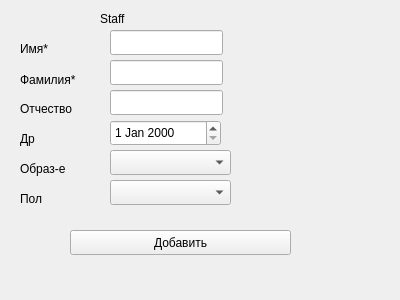
<?xml version="1.0" encoding="UTF-8"?>
<ui version="4.0">
 <class>ChangeCheck</class>
 <widget class="QWidget" name="ChangeCheck">
  <property name="geometry">
   <rect>
    <x>0</x>
    <y>0</y>
    <width>400</width>
    <height>300</height>
   </rect>
  </property>
  <property name="windowTitle">
   <string>Form</string>
  </property>
  <widget class="QLabel" name="label">
   <property name="geometry">
    <rect>
     <x>100</x>
     <y>10</y>
     <width>67</width>
     <height>17</height>
    </rect>
   </property>
   <property name="text">
    <string>Staff</string>
   </property>
  </widget>
  <widget class="QLineEdit" name="lineEdit">
   <property name="geometry">
    <rect>
     <x>110</x>
     <y>30</y>
     <width>113</width>
     <height>25</height>
    </rect>
   </property>
  </widget>
  <widget class="QLineEdit" name="lineEdit_2">
   <property name="geometry">
    <rect>
     <x>110</x>
     <y>60</y>
     <width>113</width>
     <height>25</height>
    </rect>
   </property>
  </widget>
  <widget class="QLineEdit" name="lineEdit_3">
   <property name="geometry">
    <rect>
     <x>110</x>
     <y>90</y>
     <width>113</width>
     <height>25</height>
    </rect>
   </property>
  </widget>
  <widget class="QDateEdit" name="dateEdit">
   <property name="geometry">
    <rect>
     <x>110</x>
     <y>120</y>
     <width>111</width>
     <height>26</height>
    </rect>
   </property>
   <property name="maximumDateTime">
    <datetime>
     <hour>23</hour>
     <minute>59</minute>
     <second>59</second>
     <year>2002</year>
     <month>1</month>
     <day>1</day>
    </datetime>
   </property>
   <property name="minimumDateTime">
    <datetime>
     <hour>7</hour>
     <minute>20</minute>
     <second>20</second>
     <year>1966</year>
     <month>1</month>
     <day>1</day>
    </datetime>
   </property>
  </widget>
  <widget class="QComboBox" name="comboBox">
   <property name="geometry">
    <rect>
     <x>110</x>
     <y>180</y>
     <width>121</width>
     <height>25</height>
    </rect>
   </property>
  </widget>
  <widget class="QComboBox" name="comboBox_2">
   <property name="geometry">
    <rect>
     <x>110</x>
     <y>150</y>
     <width>121</width>
     <height>25</height>
    </rect>
   </property>
  </widget>
  <widget class="QLabel" name="label_2">
   <property name="geometry">
    <rect>
     <x>20</x>
     <y>70</y>
     <width>81</width>
     <height>20</height>
    </rect>
   </property>
   <property name="text">
    <string>Фамилия*</string>
   </property>
  </widget>
  <widget class="QLabel" name="label_3">
   <property name="geometry">
    <rect>
     <x>20</x>
     <y>100</y>
     <width>67</width>
     <height>17</height>
    </rect>
   </property>
   <property name="text">
    <string>Отчество</string>
   </property>
  </widget>
  <widget class="QLabel" name="label_5">
   <property name="geometry">
    <rect>
     <x>20</x>
     <y>130</y>
     <width>67</width>
     <height>17</height>
    </rect>
   </property>
   <property name="text">
    <string>Др</string>
   </property>
  </widget>
  <widget class="QLabel" name="label_6">
   <property name="geometry">
    <rect>
     <x>20</x>
     <y>160</y>
     <width>67</width>
     <height>17</height>
    </rect>
   </property>
   <property name="text">
    <string>Образ-е</string>
   </property>
  </widget>
  <widget class="QLabel" name="label_7">
   <property name="geometry">
    <rect>
     <x>20</x>
     <y>190</y>
     <width>67</width>
     <height>17</height>
    </rect>
   </property>
   <property name="text">
    <string>Пол</string>
   </property>
  </widget>
  <widget class="QLabel" name="label_8">
   <property name="geometry">
    <rect>
     <x>20</x>
     <y>40</y>
     <width>67</width>
     <height>17</height>
    </rect>
   </property>
   <property name="text">
    <string>Имя*</string>
   </property>
  </widget>
  <widget class="QPushButton" name="pushButton">
   <property name="geometry">
    <rect>
     <x>70</x>
     <y>230</y>
     <width>221</width>
     <height>25</height>
    </rect>
   </property>
   <property name="text">
    <string>Добавить</string>
   </property>
  </widget>
 </widget>
 <resources/>
 <connections/>
</ui>
